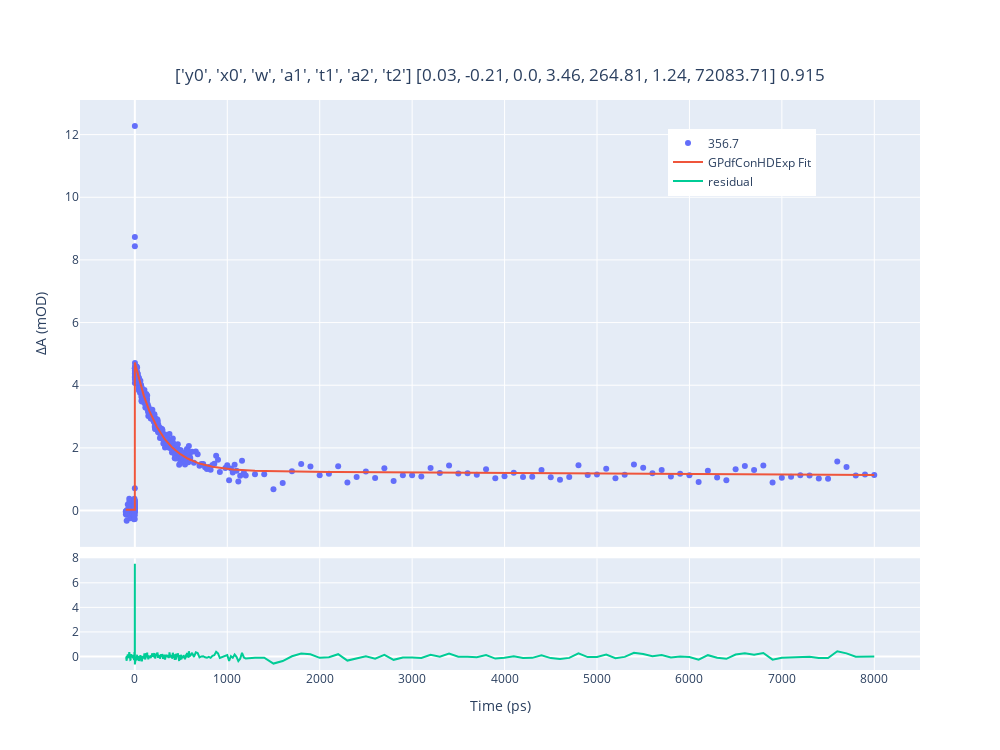
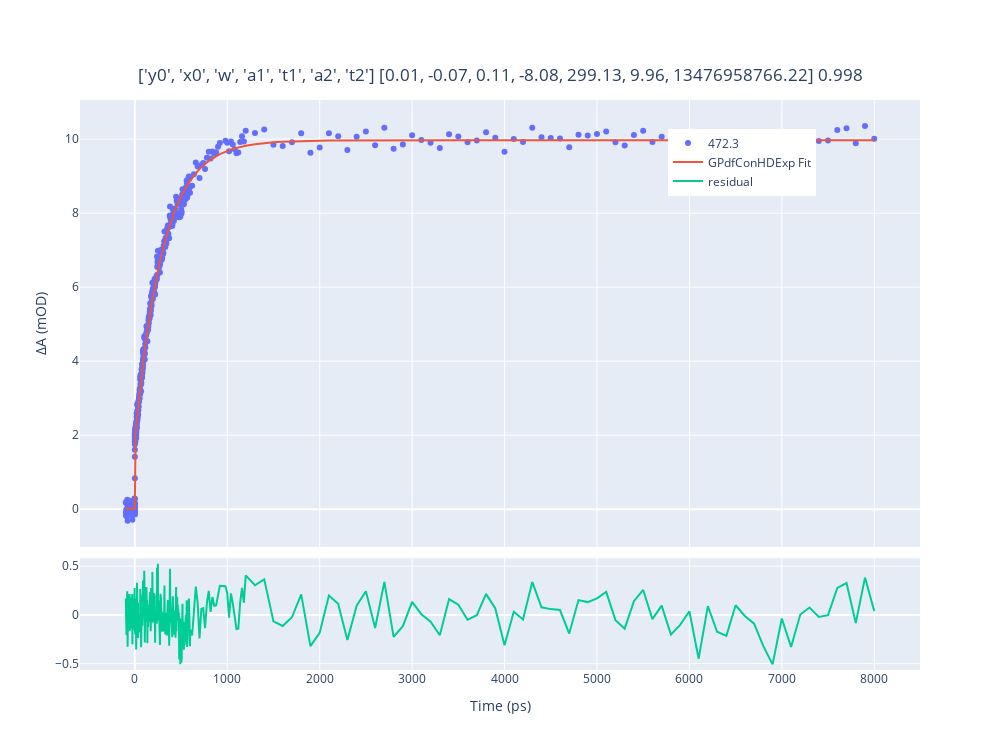

Notebook code for these charts, in order:
### Markdown cell above
#  Single Wavelength Fitting

### Code cell
func = "GPdfConHDExp"  # fitting function
fits = []

# set a loop for fitting kinetics at each wavelength
# be aware that the initial parameters and bounds might not suit each wavelength
for i in range(int(kinetics.shape[1] / 2)):
    fit = mm.fit_fsta_2colkinetics(
        data=kinetics.iloc[:, [2 * i, 2 * i + 1]],
        func_name=func,
        p0=[0, 0, 0.2, 5, 300, 3, 50000],
        # bounds=(
        #     [-0.00001, -2, -1, 0, 295, 0, 0],
        #     [0.00001, 2, 1, np.inf, np.inf, np.inf, np.inf],
        # ),
        yaxistype="linear",
    )
    fits.append(fit[0])

# if the loop fitting doesn't work, try fitting each wavelength separately
# fit1 = mm.fit_fsta_2colkinetics(
#     data=kinetics.iloc[:, 0:2],
#     func_name=func,
#     p0=[0, 0, 0.2, 5, 300, 3, 50000],
#     bounds=(
#         [-0.00001, -2, -1, 0, 295, 0, 0],
#         [0.00001, 2, 1, np.inf, np.inf, np.inf, np.inf],
#     ),
#     yaxistype="linear",
# )
# fits.append(fit1[0])

# fit2 = mm.fit_fsta_2colkinetics(
#     data=kinetics.iloc[:, 2:],
#     func_name=func,
#     p0=[0, 0, 0.2, -3, 300, 12, 50000],
#     bounds=(
#         [-0.00001, -1, 0, -np.inf, 0, 0, 40000],
#         [0.00001, 1, 1, 0, np.inf, np.inf, np.inf],
#     ),
#     yaxistype="linear",
# )
# fits.append(fit2[0])

### Figure 1 — Plotly figure (JSON) as saved in the notebook; plotly's stock layout.template omitted (floating-point values rounded to 4 significant figures; data arrays with more than 128 entries replaced by an {"elided": "..."} marker saying what was removed)
{"data": [{"mode": "markers", "name": "356.7", "showlegend": true, "type": "scatter", "x": {"elided": "501 float values"}, "xaxis": "x", "y": {"elided": "501 float values"}, "yaxis": "y"}, {"name": "GPdfConHDExp Fit", "showlegend": true, "type": "scatter", "x": {"elided": "501 float values"}, "xaxis": "x", "y": {"elided": "501 float values"}, "yaxis": "y"}, {"name": "residual", "showlegend": true, "type": "scatter", "x": {"elided": "501 float values"}, "xaxis": "x2", "y": {"elided": "501 float values"}, "yaxis": "y2"}], "layout": {"height": 750, "legend": {"x": 0.7, "xanchor": "left", "y": 0.95, "yanchor": "top"}, "showlegend": true, "title": {"text": "['y0', 'x0', 'w', 'a1', 't1', 'a2', 't2']\n[0.03, -0.21, 0.0, 3.46, 264.81, 1.24, 72083.71]\n0.915", "x": 0.5, "xanchor": "center", "y": 0.9, "yanchor": "middle"}, "width": 1000, "xaxis": {"anchor": "y", "domain": [0, 1], "matches": "x2", "showticklabels": false}, "xaxis2": {"anchor": "y2", "domain": [0, 1], "title": {"text": "Time (ps)"}}, "yaxis": {"anchor": "x", "domain": [0.216, 1], "title": {"text": "ΔA (mOD)"}, "type": "linear"}, "yaxis2": {"anchor": "x2", "domain": [0, 0.196]}}}

### Figure 2 — Plotly figure (JSON) as saved in the notebook; plotly's stock layout.template omitted (floating-point values rounded to 4 significant figures; data arrays with more than 128 entries replaced by an {"elided": "..."} marker saying what was removed)
{"data": [{"mode": "markers", "name": "472.3", "showlegend": true, "type": "scatter", "x": {"elided": "501 float values"}, "xaxis": "x", "y": {"elided": "501 float values"}, "yaxis": "y"}, {"name": "GPdfConHDExp Fit", "showlegend": true, "type": "scatter", "x": {"elided": "501 float values"}, "xaxis": "x", "y": {"elided": "501 float values"}, "yaxis": "y"}, {"name": "residual", "showlegend": true, "type": "scatter", "x": {"elided": "501 float values"}, "xaxis": "x2", "y": {"elided": "501 float values"}, "yaxis": "y2"}], "layout": {"height": 750, "legend": {"x": 0.7, "xanchor": "left", "y": 0.95, "yanchor": "top"}, "showlegend": true, "title": {"text": "['y0', 'x0', 'w', 'a1', 't1', 'a2', 't2']\n[0.01, -0.07, 0.11, -8.08, 299.13, 9.96, 13476958766.22]\n0.998", "x": 0.5, "xanchor": "center", "y": 0.9, "yanchor": "middle"}, "width": 1000, "xaxis": {"anchor": "y", "domain": [0, 1], "matches": "x2", "showticklabels": false}, "xaxis2": {"anchor": "y2", "domain": [0, 1], "title": {"text": "Time (ps)"}}, "yaxis": {"anchor": "x", "domain": [0.216, 1], "title": {"text": "ΔA (mOD)"}, "type": "linear"}, "yaxis2": {"anchor": "x2", "domain": [0, 0.196]}}}
